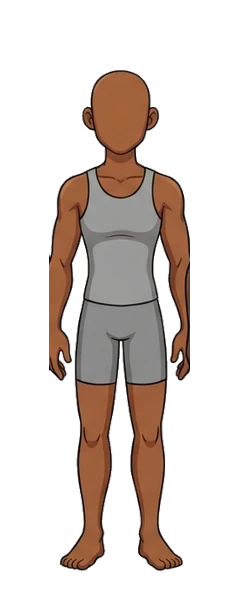
#> input picture assets/av3/av-body-athletic-5.webp, 240 x 600 px, given in place of av-body-athletic-0.webp, which was not available
$ python refit_clothes.py ../assets/av3/av-body-athletic-5.webp
#> lines starting #> are read from the running program, lines starting #| are printed output that depends on the picture; after the words box and inside, x2 and y2 are one past the last pixel; in counts of white or black regions, pixels touching at a corner belong together
"""Rebuild the slim / curvy / plus versions of clothes from the athletic art.

usage: python3 tools/refit_clothes.py
For each garment in REFIT, the athletic layer is reshaped row by row so that the
athletic body's outline (outer edge and the gray base-layer edge) lands on the
target body's outline. Bottoms also lose any pixels drawn over the hands.
"""
import numpy as np
from PIL import Image
from scipy import ndimage as ndi

A = "assets/av3/"
REFIT = {"top": range(10, 32), "bot": range(8, 20)}
SHAPES = ["slim", "curvy", "plus"]
import sys as _s
if "--plus" in _s.argv: SHAPES = ["plus"]

# [10 lines left out: function core_outline, not called in this run]

def outline(shape):
    """per row: [bodyL, grayL, grayR, bodyR] (gray = the base tank/shorts), unioned over all 8 skins"""
#> called with shape = 'athletic'
    alpha = np.zeros((600, 240), bool); gray = np.zeros((600, 240), bool)
    for s in range(8):
        a = np.array(Image.open(f"{A}av-body-{shape}-{s}.webp").convert("RGBA").resize((240, 600))).astype(int)
        al = a[..., 3] > 128; rgb = a[..., :3]
#> after `al = a[..., 3] > 128`:
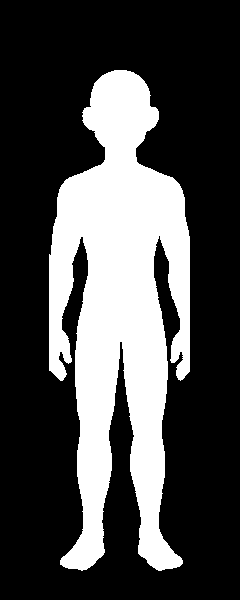
#> al: shape (600, 240) bool; 28.9% white; 1 white region, box (x1, y1, x2, y2) and area: (49, 70, 190, 571) 41685
#> after `rgb = a[..., :3]`:
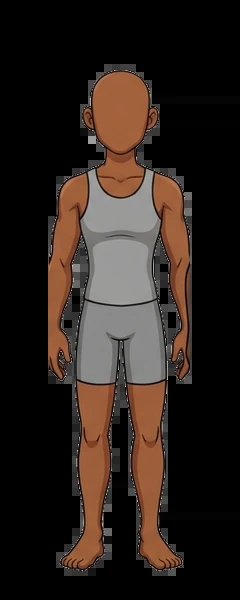
#> rgb: shape (600, 240, 3) int64; mean R, G, B 43.6, 33.6, 28.1
        g = al & (rgb.max(-1) - rgb.min(-1) < 14) & (rgb.mean(-1) > 90) & (rgb.mean(-1) < 200)
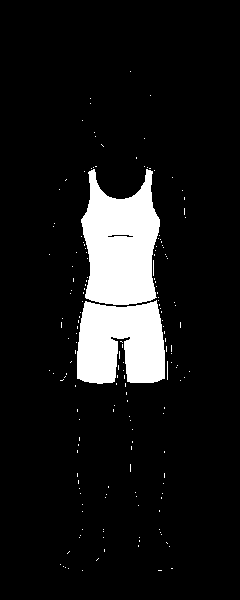
#> g: shape (600, 240) bool; 9.8% white; 172 white regions (170 under 20 px), largest, box (x1, y1, x2, y2) and area: (81, 169, 160, 305) 7696, (77, 300, 165, 384) 6134
        alpha |= al; gray |= g
#> pass 2 of the loop in outline, `for s in range(8):`:
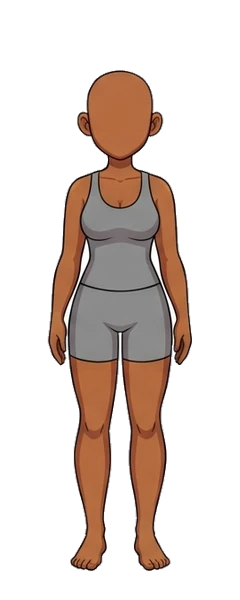
#> input picture assets/av3/av-body-curvy-5.webp, 240 x 600 px, given in place of av-body-athletic-1.webp, which was not available
#> in outline, `al = a[..., 3] > 128`:
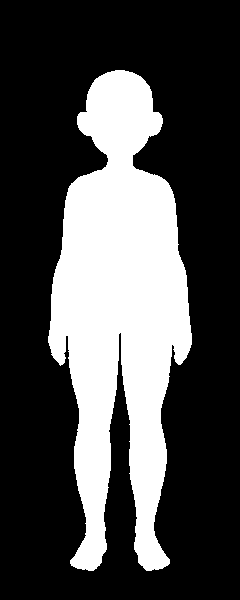
#> al: shape (600, 240) bool; 29.5% white; 1 white region, box (x1, y1, x2, y2) and area: (48, 70, 192, 571) 42469
#> g: shape (600, 240) bool; 8.8% white; 106 white regions (103 under 20 px), largest, box (x1, y1, x2, y2) and area: (70, 285, 171, 360) 6469, (82, 171, 158, 290) 5959, (172, 325, 174, 346) 21
#> alpha: shape (600, 240) bool; 32.3% white; 1 white region, box (x1, y1, x2, y2) and area: (48, 70, 192, 571) 46540
#> in outline, `gray |= g`:
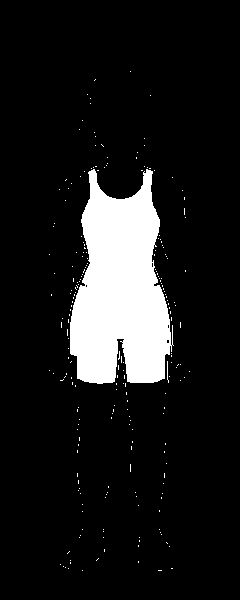
#> gray: shape (600, 240) bool; 11% white; 224 white regions (222 under 20 px), largest, box (x1, y1, x2, y2) and area: (70, 169, 174, 384) 15485, (167, 361, 169, 383) 22
    gray = ndi.binary_opening(gray, iterations=1)
    rows = []
    for y in range(600):
        xs = np.where(alpha[y])[0]; gs = np.where(gray[y])[0]
        if not len(xs): rows.append(None); continue
        L, R = xs.min(), xs.max()
        gl, gr = (gs.min(), gs.max()) if len(gs) > 6 else (None, None)
        rows.append([L, gl, gr, R])
    return rows, alpha, gray

# [60 lines left out: functions anchors, smooth_maps, warp, hands, arm_mask, not called in this run]
ARM = None
# [11 lines left out: function clean_hands, not called in this run]

if __name__ == "__main__":
    import sys
    ONLY_WARP = "--warp-only" in sys.argv          # athletic bottoms were already cleaned
#> (the run stopped early here; a loop or call above may not have finished)
